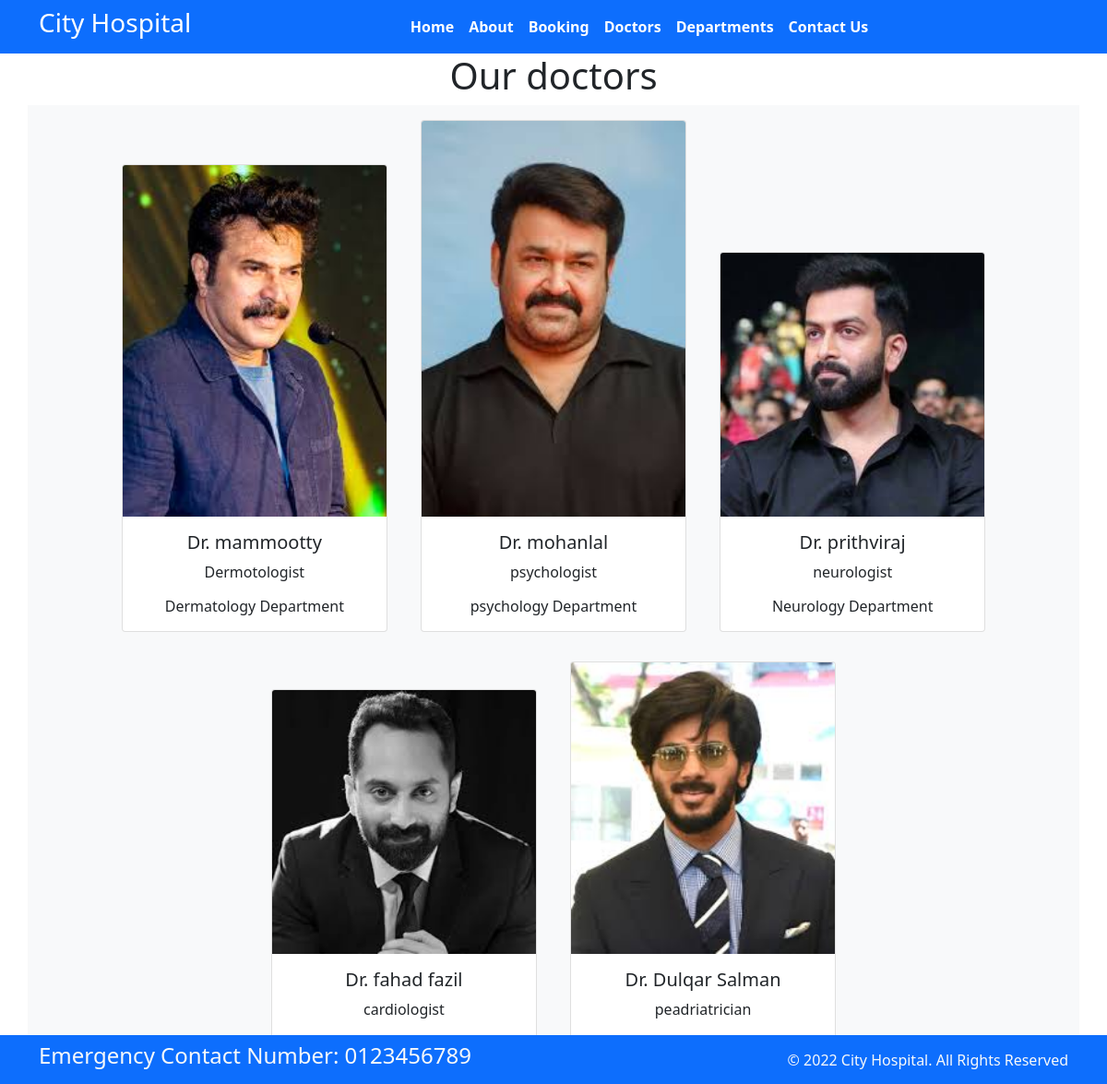
The app's page /doctors/ with its own data.
### home/models.py (models this page shows, shortened)
class Doctors(models.Model):
    doc_name = models.CharField(max_length=225)
    doc_spec = models.CharField(max_length=225)
    dep_name = models.ForeignKey(Departments,on_delete=models.CASCADE)
    doc_image = models.ImageField(upload_to='doctors')

class Departments(models.Model):
    dep_name = models.CharField(max_length=100)
    dep_decription =models.TextField()
    def __str__(self):
        return self.dep_name

### home/views.py (the view)
# urls.py: path('doctors/',views.doctors, name="doctors"),
def doctors(request):
    dicts_docs = {
        'doctors':Doctors.objects.all()
    }
    return render(request,'doctors.html',dicts_docs)

### templates/doctors.html (shortened to what this page needs)
{% extends "base.html" %}
{% block content %}
<h1 class="text-center">Our doctors</h1>
<div class="container text-center bg-light">
    {% for d in doctors %}
        <div class="card text-center mx-3 my-3" style="width: 18rem; display:inline-block">
  <img src="{{d.doc_image.url}}" class="card-img-top" alt="...">
  <div class="card-body">
    <h5 class="card-title">Dr. {{d.doc_name}}</h5>
    <p class="card-text">{{d.doc_spec}}</p>
    <h6 class="card-text">{{d.dep_name}} Department</h6>
  </div>
</div>
    {% endfor %}
</div>
{% endblock  %}

### records on screen
Doctors: doc_image (picture), doc_name "mammootty", doc_spec "Dermotologist", dep_name "Dermatology"
Doctors: doc_image (picture), doc_name "mohanlal", doc_spec "psychologist", dep_name "psychology"
Doctors: doc_image (picture), doc_name "prithviraj", doc_spec "neurologist", dep_name "Neurology"
Doctors: doc_image (picture), doc_name "fahad fazil", doc_spec "cardiologist"
Doctors: doc_image (picture), doc_name "Dulqar Salman", doc_spec "peadriatrician"
